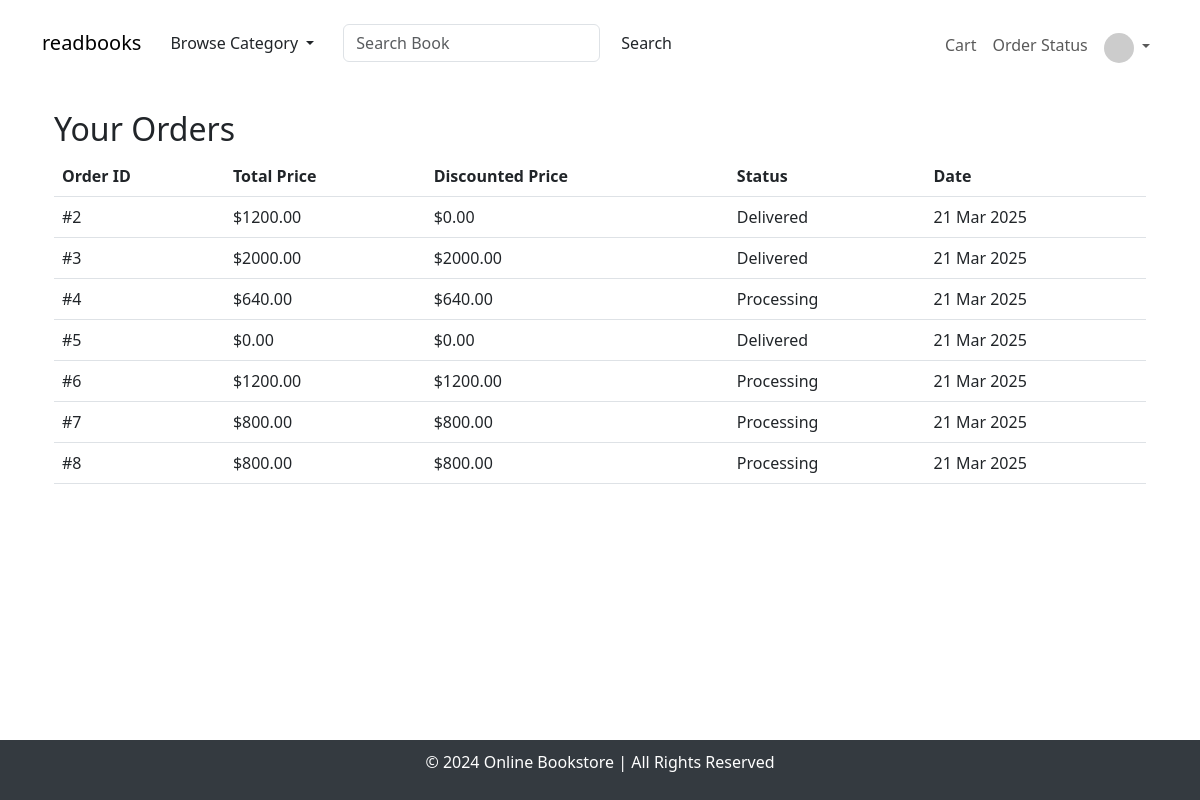
Screenshot of /order-status/ (signed in) with the database file from the repository.
### store/models.py (models this page shows, shortened)
class Order(models.Model):
    user = models.ForeignKey(settings.AUTH_USER_MODEL, on_delete=models.CASCADE)
    total_price = models.DecimalField(max_digits=10, decimal_places=2)
    coupon = models.ForeignKey(Coupon, on_delete=models.SET_NULL, null=True, blank=True)
    discounted_price = models.DecimalField(max_digits=10, decimal_places=2, default=0)
    status = models.CharField(max_length=20, choices=ORDER_STATUSES, default='Processing')
    created_at = models.DateTimeField(auto_now_add=True)

### store/views.py (the view)
# urls.py: path('order-status/', order_status, name='order_status'),  # ✅ Track Order Status
@login_required
def order_status(request):
    orders = Order.objects.filter(user=request.user)
    return render(request, 'store/order_status.html', {'orders': orders})

### store/templates/store/order_status.html
{% extends "store/base.html" %}
{% block content %}
<div class="container">
    <h2>Your Orders</h2>
    {% if orders %}
    <table class="table">
        <thead>
            <tr>
                <th>Order ID</th>
                <th>Total Price</th>
                <th>Discounted Price</th>
                <th>Status</th>
                <th>Date</th>
            </tr>
        </thead>
        <tbody>
            {% for order in orders %}
            <tr>
                <td>#{{ order.id }}</td>
                <td>${{ order.total_price }}</td>
                <td>${{ order.discounted_price }}</td>
                <td>{{ order.status }}</td>
                <td>{{ order.created_at|date:"d M Y" }}</td>
            </tr>
            {% endfor %}
        </tbody>
    </table>
    {% else %}
    <p>No orders found.</p>
    {% endif %}
</div>
{% endblock %}

### store/static/css/styles.css (style rules this page uses)
body { background-color: #f8f9fa; }

### store/templates/store/base.html (style rules this page uses)
html, body { height: 100%; margin: 0; padding: 0; display: flex; flex-direction: column; }

### rows the page displays
Order: id "2", total_price "1200.00", discounted_price "0.00", status "Delivered", created_at "21 Mar 2025"
Order: id "3", total_price "2000.00", discounted_price "2000.00", status "Delivered", created_at "21 Mar 2025"
Order: id "4", total_price "640.00", discounted_price "640.00", status "Processing", created_at "21 Mar 2025"
Order: id "5", total_price "0.00", discounted_price "0.00", status "Delivered", created_at "21 Mar 2025"
Order: id "6", total_price "1200.00", discounted_price "1200.00", status "Processing", created_at "21 Mar 2025"
Order: id "7", total_price "800.00", discounted_price "800.00", status "Processing", created_at "21 Mar 2025"
Order: id "8", total_price "800.00", discounted_price "800.00", status "Processing", created_at "21 Mar 2025"
